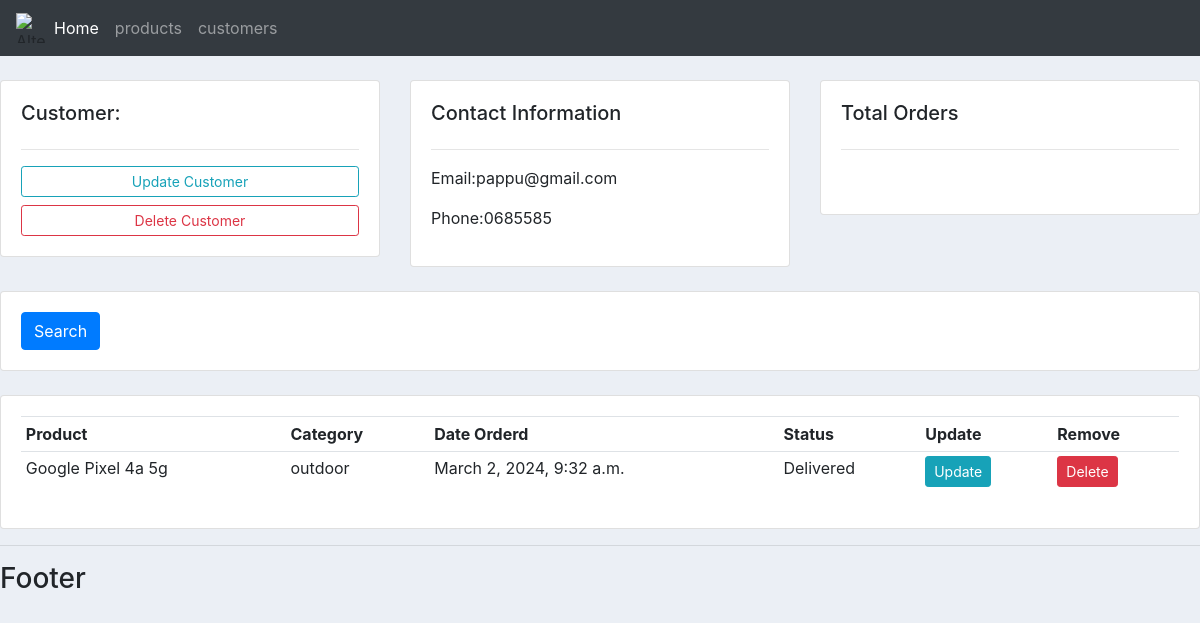
Screenshot of /customers/1/ with the database file from the repository.
### account/models.py (models this page shows, shortened)
class Customer(models.Model):
	name = models.CharField(max_length=200, null=True)
	phone = models.CharField(max_length=200, null=True)
	email = models.CharField(max_length=200, null=True)
	date_created = models.DateTimeField(auto_now_add=True, null=True)

class Order(models.Model):
    STATUS = (
        ('pending', 'pending'),
        ('out of delivery', 'out of delivery'),
        ('Delivered', 'Delivered'),
    )
    customer = models.ForeignKey(Customer, null=True, on_delete=models.SET_NULL)
    product = models.ForeignKey(Products, null=True, on_delete=models.SET_NULL)
    date_created = models.DateTimeField(auto_now_add=True, null=True)
    status = models.CharField(max_length=200, null=True, choices=STATUS)
    tag= models.ManyToManyField(Tag)

class Products(models.Model):
    CATEGORY = (
        ('indoor', 'Indoor'),
        ('outdoor', 'Outdoor'),
    )
    name = models.CharField(max_length=200, null=True)
    price = models.FloatField(null=True)
    category = models.CharField(max_length=200, null=True, choices=CATEGORY)
    date_created = models.DateTimeField(auto_now_add=True, null=True)
    tag = models.ManyToManyField(Tag)
    def __str__(self):
        return self.name

### account/views.py (the view)
# urls.py: path('customers/<str:pk_test>/', views.customers, name ='customers'), # No spaces around the path string
def customers(request,pk_test):
    customer = Customer.objects.get(id=pk_test)
    orders = customer.order_set.all()
    context = {'customer': customer, 'orders':orders}
    return render(request,'account/customers.html', context)

### account/templates/account/customers.html
{% extends 'account/main.html' %}
{% block content %}
        <br>
        <div class="row">
            <div class="col-md">
                <div class="card card-body">
                    <h5>Customer:</h5>
                    <hr>
                    <a class="btn btn-outline-info  btn-sm btn-block" href="">Update Customer</a>
                    <a class="btn btn-outline-danger  btn-sm btn-block" href="">Delete Customer</a>
                </div>
            </div>
            <div class="col-md">
                <div class="card card-body">
                    <h5>Contact Information</h5>
                    <hr>
                    <p>Email:{{customer.email}} </p>
                    <p>Phone:{{customer.phone}} </p>
                </div>
            </div>
            <div class="col-md">
                <div class="card card-body">
                    <h5>Total Orders</h5>
                    <hr>
                    <h1 style="text-align: center;padding: 10px"></h1>
                </div>
            </div>
        </div>
        <br>
        <div class="row">
            <div class="col">
                <div class="card card-body">
                    <form method="get">
                    <button class="btn btn-primary" type="submit">Search</button>
                </form>
                </div>
            </div>
        </div>
        <br>
        <div class="row">
            <div class="col-md">
                <div class="card card-body">
                    <table class="table table-sm">
                        <tr>
                            <th>Product</th>
                            <th>Category</th>
                            <th>Date Orderd</th>
                            <th>Status</th>
                            <th>Update</th>
                            <th>Remove</th>
                        </tr>
                        {% for order in orders %}
                        <tr>
                            <td>{{order.product}}</td>
                            <td>{{order.product.category}}</td>
                            <td>{{order.date_created}}</td>
                            <td>{{order.status}}</td>
                            <td><a href="{% url 'update_order' order.id %}" class="btn btn-sm btn-info">Update</a></td>
                            <td><a href="{% url 'delete_order' order.id %}" class="btn btn-sm btn-danger">Delete</a></td>
                        </tr>
                        {% endfor%}
                    </table>
                </div>
            </div>
        </div>
{% endblock %}

### account/static/css/main.css (style rules this page uses)
body { background-color: #ebeff5; }

### rows the page displays
Customer: email "pappu@gmail.com", phone "0685585"
Order: product "Google Pixel 4a 5g", product.category "outdoor", date_created "March 2, 2024, 9:32 a.m.", status "Delivered"
